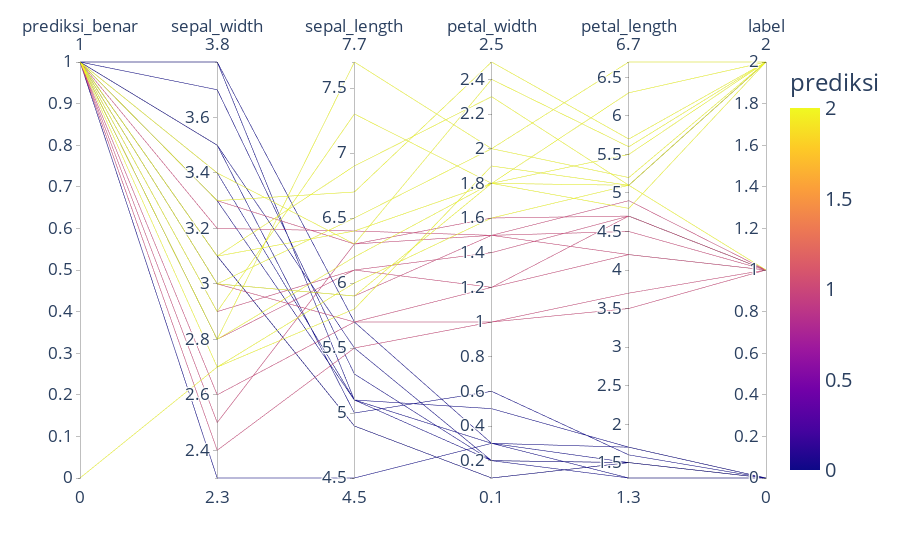

The cell this chart's notebook holds for it:
### Code cell
fig = px.parallel_coordinates(data_frame=data_pred,
                              dimensions=['prediksi_benar',
                                          'sepal_width', 
                                          'sepal_length', 
                                          'petal_width', 
                                          'petal_length', 
                                          'label'],
                              color="prediksi", 
                             )
fig.update_layout(font=dict(size=20))

fig.show()

### Figure 1 — Plotly figure (JSON) as saved in the notebook; plotly's stock layout.template omitted (floating-point values rounded to 4 significant figures)
{"data": [{"dimensions": [{"label": "prediksi_benar", "values": [1, 1, 1, 1, 0, 1, 1, 1, 1, 1, 1, 1, 1, 1, 1, 1, 1, 1, 1, 1, 1, 1, 1, 1, 1, 1, 1, 1, 1, 1]}, {"label": "sepal_width", "values": [2.8, 2.7, 3, 2.8, 2.7, 3.8, 3.1, 3.8, 2.9, 2.9, 3.5, 2.6, 2.4, 3.1, 3.3, 3, 3.3, 3, 2.3, 3.1, 3.4, 3.3, 3.7, 3.1, 3, 3.2, 2.8, 3.5, 2.5, 3.4]}, {"label": "sepal_length", "values": [7.7, 5.8, 5.9, 6.1, 6, 5.1, 6.4, 5.7, 6.1, 7.3, 5, 5.7, 5.5, 4.9, 6.7, 5.9, 5.1, 5.7, 4.5, 6.9, 5.1, 6.3, 5.3, 4.9, 6.5, 6.4, 6.2, 5.5, 6.3, 6.3]}, {"label": "petal_width", "values": [2, 1.9, 1.8, 1.2, 1.6, 0.3, 1.8, 0.3, 1.4, 1.8, 0.6, 1, 1, 0.1, 2.5, 1.5, 0.5, 1.2, 0.3, 2.3, 0.2, 1.6, 0.2, 0.1, 2, 1.5, 1.8, 0.2, 1.5, 2.4]}, {"label": "petal_length", "values": [6.7, 5.1, 5.1, 4.7, 5.1, 1.5, 5.5, 1.7, 4.7, 6.3, 1.6, 3.5, 3.7, 1.5, 5.7, 4.2, 1.7, 4.2, 1.3, 5.1, 1.5, 4.7, 1.5, 1.5, 5.2, 4.5, 4.8, 1.3, 4.9, 5.6]}, {"label": "label", "values": [2, 2, 2, 1, 1, 0, 2, 0, 1, 2, 0, 1, 1, 0, 2, 1, 0, 1, 0, 2, 0, 1, 0, 0, 2, 1, 2, 0, 1, 2]}], "domain": {"x": [0, 1], "y": [0, 1]}, "line": {"color": [2, 2, 2, 1, 2, 0, 2, 0, 1, 2, 0, 1, 1, 0, 2, 1, 0, 1, 0, 2, 0, 1, 0, 0, 2, 1, 2, 0, 1, 2], "coloraxis": "coloraxis"}, "name": "", "type": "parcoords"}], "layout": {"coloraxis": {"colorbar": {"title": {"text": "prediksi"}}, "colorscale": [[0, "#0d0887"], [0.1111, "#46039f"], [0.2222, "#7201a8"], [0.3333, "#9c179e"], [0.4444, "#bd3786"], [0.5556, "#d8576b"], [0.6667, "#ed7953"], [0.7778, "#fb9f3a"], [0.8889, "#fdca26"], [1, "#f0f921"]]}, "font": {"size": 20}, "legend": {"tracegroupgap": 0}, "margin": {"t": 60}}}
